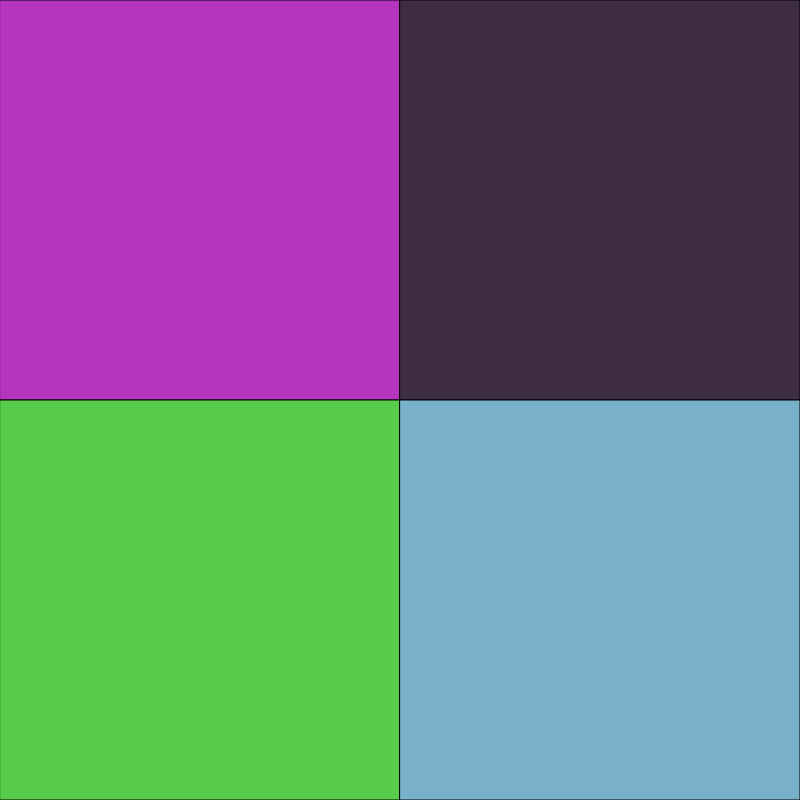
Frame 1 (no input)
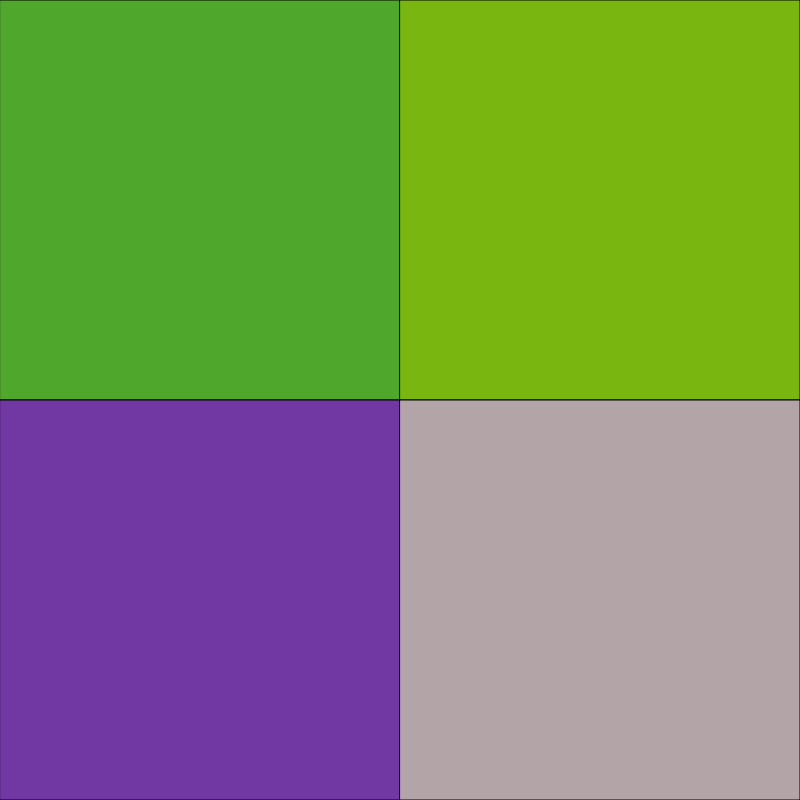
Frame 60 (no input)
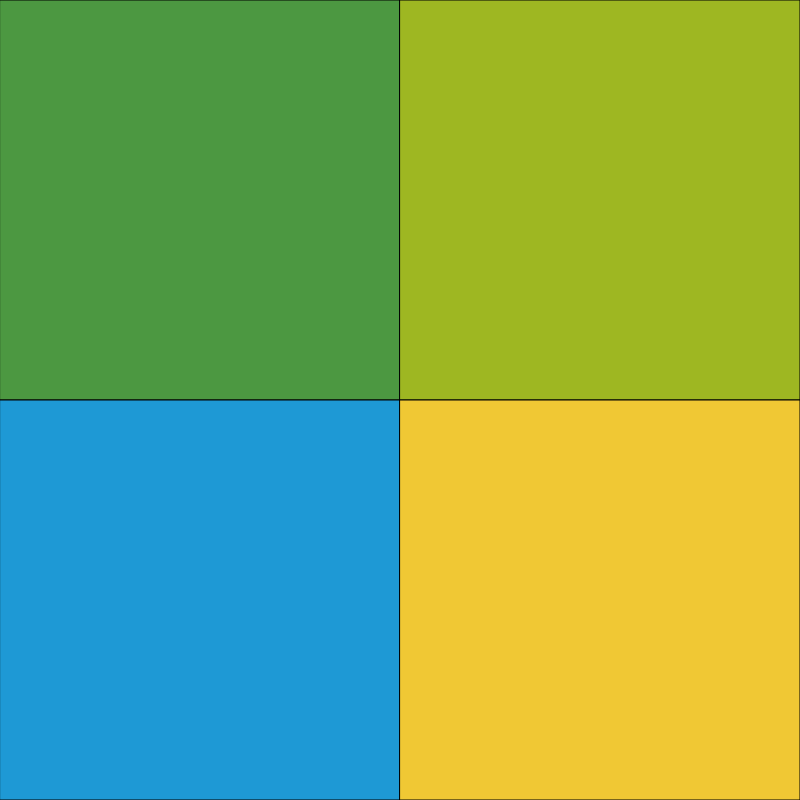
Frame 120 (the mouse pressed at the canvas centre since frame 60)

The p5.js sketch that drew these frames (run headless with seeded random() and noise() and a simulated clock; from frame 60 on, the mouse is pressed at the canvas centre):

// p5.js sketch
// ── sketch.js
let mapSize=800;
let gridSize=40;
let cellSize;

let root;

function setup() {
  createCanvas(800, 800);
  cellSize=gridSize/cellSize;

  root=new BSPnode(0,0,mapSize,mapSize);
  root.AddBranches(4);
}

function draw() {
  background(10);
  root.Render();
}
// ── BSPnode.js
class BSPnode {
  constructor(x, y, w, h) {
    this.x = x;
    this.y = y;
    this.w = w;
    this.h = h;

    this.p_node = null;
    this.l_node = null;
    this.r_node = null;
  }

  AddBranches(depth) {
    // Caso base
    if (depth <= 1) return;
    /*let l_w;
    let l_h;
    let r_w;
    let r_h;*/
    // Elegimos automáticamente cómo dividir, 
    //si es mas ancho, division vertical
    //si es mas alto, division horizontal
    if (this.w >= this.h) {
      let temp_W = this.w * 0.5;

      this.l_node = new BSPnode(this.x, this.y, temp_W, this.h);
      this.r_node = new BSPnode(this.x + temp_W, this.y, temp_W, this.h);
    } else{     
      let temp_H = this.h * 0.5;
      
      this.l_node = new BSPnode(this.x, this.y, this.w, temp_H);
      this.r_node = new BSPnode(this.x, this.y + temp_H, this.w, temp_H);
}
    // Padres L y R
    this.l_node.p_node = this;
    this.r_node.p_node = this;

    // Recursividad
    let left = Math.floor(depth / 2);
    let right = depth - left;

    this.l_node.AddBranches(left);
    this.r_node.AddBranches(right);
  }

  Render() {
    if (this.l_node == null && this.r_node == null) {
      fill(random(255), random(255), random(255));
      rect(this.x,this.y,this.w,this.h);
      return;
    }
    // HIJO IZQUIERDO
    if (this.l_node != null) {
      this.l_node.Render();
    }
    // HIJO DERECHO
    if (this.r_node != null) {
      this.r_node.Render();
    }
  }
}
